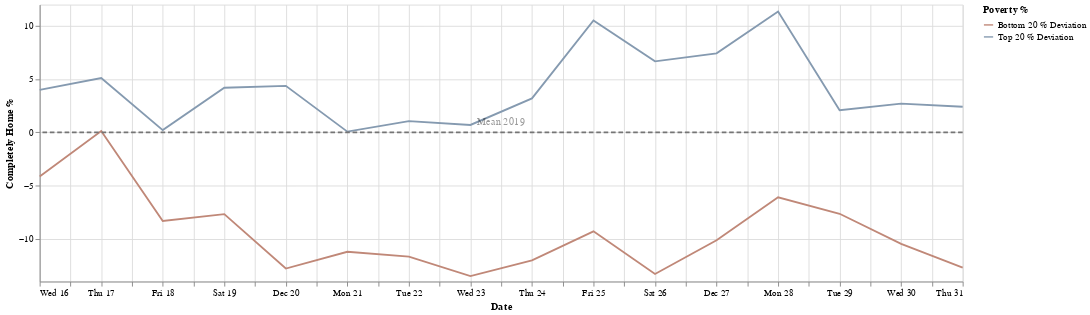

The code cell stored with this chart in its notebook:
### Markdown cell above
Dec. 16, 2020:
LA County COVID-19 Deaths Hit New Record

### Code cell
start_date = '2020-12-15'
end_date = '2020-12-31'
df4 = apply_date_filter(df,start_date,end_date)
chart = create_chart(df4)
chart

### Figure 1 — Vega-Lite specification as saved in the notebook (floating-point values rounded to 4 significant figures)
{"config": {"view": {"continuousHeight": 300, "continuousWidth": 400}, "range": {"category": {"scheme": ["#FF4500", "#a0aab4", "#4E79A7"]}}}, "layer": [{"data": {"name": "data-258c444f86db893274adf9a838d4573c"}, "mark": "line", "encoding": {"color": {"type": "nominal", "field": "Poverty %"}, "x": {"type": "temporal", "field": "date", "title": "Date"}, "y": {"type": "quantitative", "field": "completely_home_value", "title": "Completely Home %"}}, "transform": [{"fold": ["Bottom 20 % Deviation", "Top 20 % Deviation"], "as": ["Poverty %", "completely_home_value"]}], "width": 1000}, {"data": {"name": "data-7f3a6b86ed460c4e648f2393735a11f6"}, "mark": {"type": "rule", "color": "#757575", "size": 2, "strokeDash": [5, 3]}, "encoding": {"size": {"value": 2}, "y": {"type": "quantitative", "field": "Mean 2019"}}}, {"data": {"name": "data-d764767e7dd3b10b2c76c1355ce10ef3"}, "mark": {"type": "text", "angle": 0, "text": "Mean 2019"}, "encoding": {"opacity": {"value": 0.4}, "y": {"type": "quantitative", "field": "y"}}}], "$schema": "https://vega.github.io/schema/vega-lite/v4.8.1.json", "datasets": {"data-258c444f86db893274adf9a838d4573c": [{"date": "2020-12-22T00:00:00+00:00", "Top 20 %": 31.2, "Bottom 20 %": 18.48, "Top 20 % Deviation": 1.058, "Bottom 20 % Deviation": -11.67}, {"date": "2020-12-17T00:00:00+00:00", "Top 20 %": 35.26, "Bottom 20 %": 30.28, "Top 20 % Deviation": 5.111, "Bottom 20 % Deviation": 0.1352}, {"date": "2020-12-25T00:00:00+00:00", "Top 20 %": 40.66, "Bottom 20 %": 20.86, "Top 20 % Deviation": 10.52, "Bottom 20 % Deviation": -9.287}, {"date": "2020-12-16T00:00:00+00:00", "Top 20 %": 34.13, "Bottom 20 %": 26.02, "Top 20 % Deviation": 3.988, "Bottom 20 % Deviation": -4.13}, {"date": "2020-12-27T00:00:00+00:00", "Top 20 %": 37.57, "Bottom 20 %": 20.03, "Top 20 % Deviation": 7.426, "Bottom 20 % Deviation": -10.12}, {"date": "2020-12-24T00:00:00+00:00", "Top 20 %": 33.34, "Bottom 20 %": 18.12, "Top 20 % Deviation": 3.19, "Bottom 20 % Deviation": -12.02}, {"date": "2020-12-23T00:00:00+00:00", "Top 20 %": 30.85, "Bottom 20 %": 16.65, "Top 20 % Deviation": 0.7013, "Bottom 20 % Deviation": -13.49}, {"date": "2020-12-20T00:00:00+00:00", "Top 20 %": 34.51, "Bottom 20 %": 17.37, "Top 20 % Deviation": 4.369, "Bottom 20 % Deviation": -12.78}, {"date": "2020-12-29T00:00:00+00:00", "Top 20 %": 32.23, "Bottom 20 %": 22.51, "Top 20 % Deviation": 2.089, "Bottom 20 % Deviation": -7.64}, {"date": "2020-12-21T00:00:00+00:00", "Top 20 %": 30.22, "Bottom 20 %": 18.94, "Top 20 % Deviation": 0.07245, "Bottom 20 % Deviation": -11.2}, {"date": "2020-12-31T00:00:00+00:00", "Top 20 %": 32.56, "Bottom 20 %": 17.45, "Top 20 % Deviation": 2.411, "Bottom 20 % Deviation": -12.7}, {"date": "2020-12-30T00:00:00+00:00", "Top 20 %": 32.85, "Bottom 20 %": 19.68, "Top 20 % Deviation": 2.705, "Bottom 20 % Deviation": -10.46}, {"date": "2020-12-26T00:00:00+00:00", "Top 20 %": 36.82, "Bottom 20 %": 16.86, "Top 20 % Deviation": 6.674, "Bottom 20 % Deviation": -13.29}, {"date": "2020-12-18T00:00:00+00:00", "Top 20 %": 30.36, "Bottom 20 %": 21.83, "Top 20 % Deviation": 0.2174, "Bottom 20 % Deviation": -8.318}, {"date": "2020-12-28T00:00:00+00:00", "Top 20 %": 41.49, "Bottom 20 %": 24.05, "Top 20 % Deviation": 11.34, "Bottom 20 % Deviation": -6.096}, {"date": "2020-12-19T00:00:00+00:00", "Top 20 %": 34.34, "Bottom 20 %": 22.47, "Top 20 % Deviation": 4.198, "Bottom 20 % Deviation": -7.672}], "data-7f3a6b86ed460c4e648f2393735a11f6": [{"Mean 2019": 0}], "data-d764767e7dd3b10b2c76c1355ce10ef3": [{"y": 1}]}}
